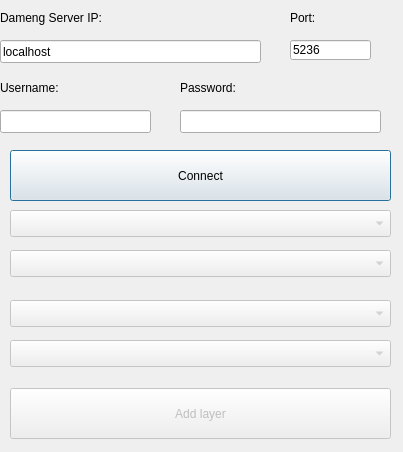
<?xml version="1.0" encoding="UTF-8"?>
<ui version="4.0">
 <class>Dialog</class>
 <widget class="QDialog" name="Dialog">
  <property name="geometry">
   <rect>
    <x>0</x>
    <y>0</y>
    <width>403</width>
    <height>452</height>
   </rect>
  </property>
  <property name="windowTitle">
   <string>Dialog</string>
  </property>
  <property name="sizeGripEnabled">
   <bool>false</bool>
  </property>
  <property name="modal">
   <bool>false</bool>
  </property>
  <widget class="QLabel" name="ipText">
   <property name="geometry">
    <rect>
     <x>0</x>
     <y>10</y>
     <width>201</width>
     <height>16</height>
    </rect>
   </property>
   <property name="text">
    <string>Dameng Server IP:</string>
   </property>
  </widget>
  <widget class="QLineEdit" name="lineEditPassword">
   <property name="geometry">
    <rect>
     <x>180</x>
     <y>110</y>
     <width>201</width>
     <height>23</height>
    </rect>
   </property>
   <property name="inputMask">
    <string/>
   </property>
   <property name="text">
    <string/>
   </property>
   <property name="echoMode">
    <enum>QLineEdit::Password</enum>
   </property>
  </widget>
  <widget class="QLabel" name="passwdText">
   <property name="geometry">
    <rect>
     <x>180</x>
     <y>80</y>
     <width>101</width>
     <height>16</height>
    </rect>
   </property>
   <property name="text">
    <string>Password:</string>
   </property>
  </widget>
  <widget class="QComboBox" name="tableBox">
   <property name="enabled">
    <bool>false</bool>
   </property>
   <property name="geometry">
    <rect>
     <x>10</x>
     <y>250</y>
     <width>381</width>
     <height>27</height>
    </rect>
   </property>
   <property name="sizePolicy">
    <sizepolicy hsizetype="Preferred" vsizetype="Fixed">
     <horstretch>0</horstretch>
     <verstretch>0</verstretch>
    </sizepolicy>
   </property>
   <property name="toolTip">
    <string>Choose a database</string>
   </property>
   <property name="accessibleDescription">
    <string>Choose a database</string>
   </property>
   <property name="locale">
    <locale language="C" country="AnyCountry"/>
   </property>
   <property name="currentText">
    <string/>
   </property>
  </widget>
  <widget class="QPushButton" name="connectionButton">
   <property name="geometry">
    <rect>
     <x>10</x>
     <y>150</y>
     <width>381</width>
     <height>51</height>
    </rect>
   </property>
   <property name="sizePolicy">
    <sizepolicy hsizetype="Preferred" vsizetype="Fixed">
     <horstretch>0</horstretch>
     <verstretch>0</verstretch>
    </sizepolicy>
   </property>
   <property name="accessibleDescription">
    <string>Connect to the server</string>
   </property>
   <property name="locale">
    <locale language="C" country="AnyCountry"/>
   </property>
   <property name="text">
    <string>Connect</string>
   </property>
  </widget>
  <widget class="QLineEdit" name="lineEditHost">
   <property name="geometry">
    <rect>
     <x>0</x>
     <y>40</y>
     <width>261</width>
     <height>23</height>
    </rect>
   </property>
   <property name="text">
    <string>localhost</string>
   </property>
  </widget>
  <widget class="QComboBox" name="columnBox">
   <property name="enabled">
    <bool>false</bool>
   </property>
   <property name="geometry">
    <rect>
     <x>10</x>
     <y>300</y>
     <width>381</width>
     <height>27</height>
    </rect>
   </property>
   <property name="toolTip">
    <string>Choose a geometry field</string>
   </property>
   <property name="accessibleDescription">
    <string>Choose a geometry field</string>
   </property>
   <property name="locale">
    <locale language="C" country="AnyCountry"/>
   </property>
  </widget>
  <widget class="QLineEdit" name="lineEditUsername">
   <property name="geometry">
    <rect>
     <x>0</x>
     <y>110</y>
     <width>151</width>
     <height>23</height>
    </rect>
   </property>
   <property name="text">
    <string/>
   </property>
  </widget>
  <widget class="QLabel" name="userText">
   <property name="geometry">
    <rect>
     <x>0</x>
     <y>80</y>
     <width>101</width>
     <height>16</height>
    </rect>
   </property>
   <property name="text">
    <string>Username:</string>
   </property>
  </widget>
  <widget class="QPushButton" name="addLayerButton">
   <property name="enabled">
    <bool>false</bool>
   </property>
   <property name="geometry">
    <rect>
     <x>10</x>
     <y>388</y>
     <width>381</width>
     <height>51</height>
    </rect>
   </property>
   <property name="accessibleDescription">
    <string>Click to load the layer</string>
   </property>
   <property name="text">
    <string>Add layer</string>
   </property>
  </widget>
  <widget class="QComboBox" name="IndexBox">
   <property name="enabled">
    <bool>false</bool>
   </property>
   <property name="geometry">
    <rect>
     <x>10</x>
     <y>340</y>
     <width>381</width>
     <height>27</height>
    </rect>
   </property>
   <property name="toolTip">
    <string>Choose a geometry format</string>
   </property>
   <property name="accessibleDescription">
    <string>Choose a geometry format</string>
   </property>
  </widget>
  <widget class="QLineEdit" name="lineEditPort">
   <property name="geometry">
    <rect>
     <x>290</x>
     <y>40</y>
     <width>81</width>
     <height>20</height>
    </rect>
   </property>
   <property name="text">
    <string>5236</string>
   </property>
  </widget>
  <widget class="QLabel" name="portText">
   <property name="geometry">
    <rect>
     <x>290</x>
     <y>10</y>
     <width>81</width>
     <height>16</height>
    </rect>
   </property>
   <property name="text">
    <string>Port:</string>
   </property>
  </widget>
  <widget class="QComboBox" name="schemaBox">
   <property name="enabled">
    <bool>false</bool>
   </property>
   <property name="geometry">
    <rect>
     <x>10</x>
     <y>210</y>
     <width>381</width>
     <height>27</height>
    </rect>
   </property>
   <property name="sizePolicy">
    <sizepolicy hsizetype="Preferred" vsizetype="Fixed">
     <horstretch>0</horstretch>
     <verstretch>0</verstretch>
    </sizepolicy>
   </property>
   <property name="toolTip">
    <string>Choose a database</string>
   </property>
   <property name="accessibleDescription">
    <string>Choose a database</string>
   </property>
   <property name="locale">
    <locale language="C" country="AnyCountry"/>
   </property>
   <property name="currentText">
    <string/>
   </property>
  </widget>
 </widget>
 <resources/>
 <connections/>
</ui>
